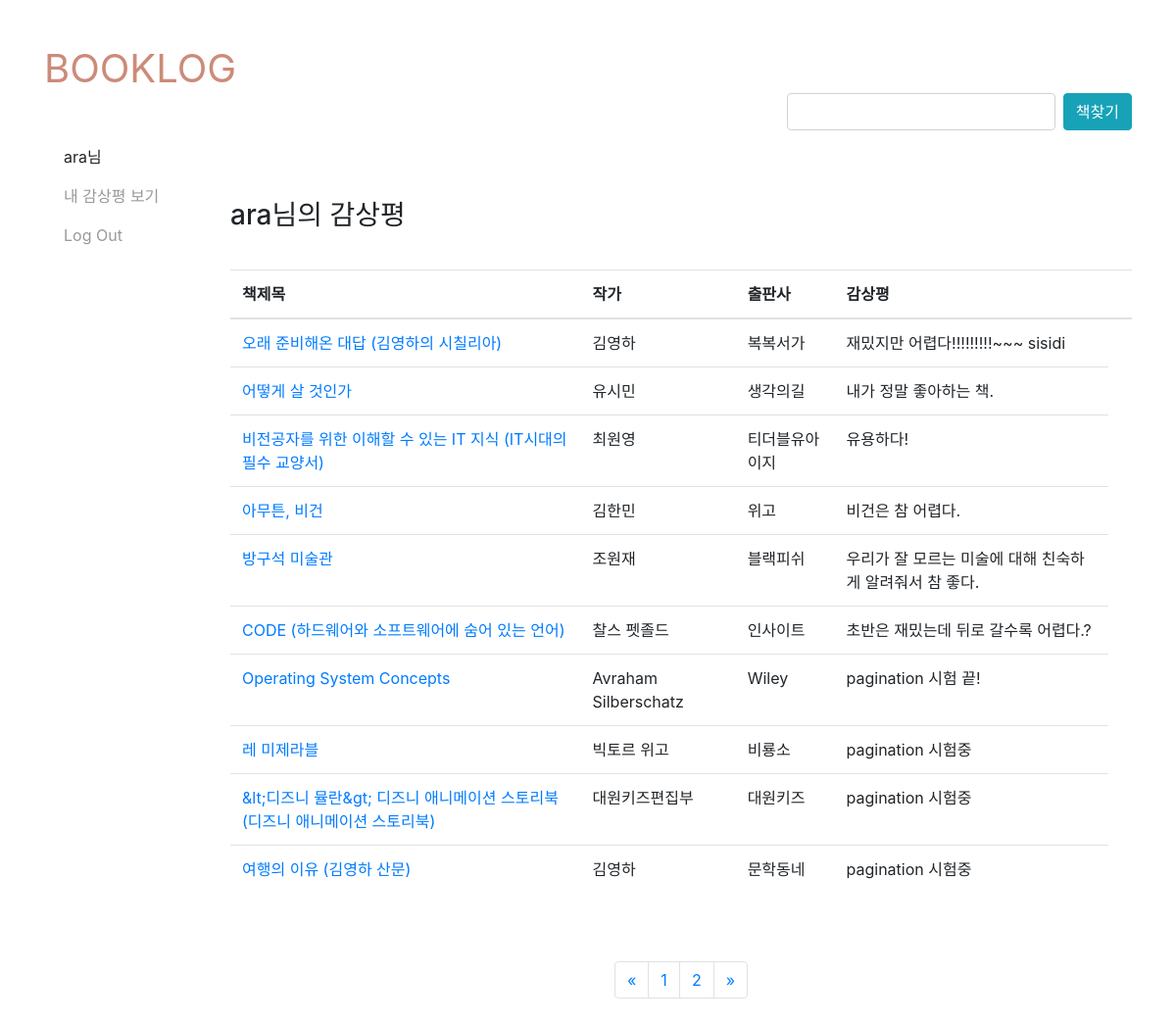
The page /post/ (signed in) on the database its author committed.
### account/models.py (models this page shows, shortened)
class User(AbstractBaseUser,PermissionsMixin):
    objects=UserManager()
    email=models.EmailField(max_length=255, unique=True,)
    username = models.CharField(max_length=20, null=False, unique=True)
    is_active = models.BooleanField(default=False)
    is_staff = models.BooleanField(default=False)
    USERNAME_FIELD = 'username'
    REQUIRED_FIELDS = ['email']

### post/models.py (models this page shows, shortened)
class Post(models.Model):
    user=models.ForeignKey(User, related_name='posts', on_delete=models.CASCADE)
    title=models.CharField(max_length=255)
    author=models.CharField(max_length=255)
    publisher=models.CharField(max_length=255)
    pubdate=models.DateTimeField()
    review=models.TextField(max_length=255)

### post/views.py (the view)
# urls.py: path('', views.PostList.as_view(), name='all'),
class PostList(generic.ListView):
    model = models.Post
    select_related=('user', )
    paginate_by=10
    queryset=Post.objects.all()

### post/templates/post/post_list.html
{% extends 'booklog/index.html' %}
{% block content %}
  <h3 class="listtitle">{{ user.username }}님의 감상평</h3>
  <table class="table">
    <thead>
      <tr>
        <th scope="col">책제목</th>
        <th scope="col">작가</th>
        <th scope="col">출판사</th>
        <th scope="col">감상평<th>
      </tr>
    </thead>
    <tbody>
      {% for post in post_list %}
      <tr>
        <td><a href="{% url 'post:detail' username=post.user.username pk=post.pk %}" data-pk="{{ post.pk }}" data-title="{{ post.title }}" data-author="{{ post.author }}" data-publisher="{{ post.publisher }}" data-pubdate="{{ post.pubdate|date:'Y-m-d' }}" data-review="{{ post.review }}" data-id="{{ post.pk }}" class="postdetail" href="#postdetail">{{ post.title }}</td>
        <td>{{ post.author }}</td>
        <td>{{ post.publisher}}</td>
        <td>{{ post.review|truncatechars:50 }}</td>
      </tr>
      {% endfor %}
    </tbody>
  </table>
  {% if is_paginated %}
  <nav aria-label="Page navigation example">
    <ul class="pagination">
      {% if page_obj.has_previous %}
        <li class="page-item">
          <a class="page-link" href="?page={{ page_obj.previous_page_number }}" aria-label="Previous">
            <span aria-hidden="true">&laquo;</span>
          </a>
        </li>
      {% else %}
      <li class="page-item">
      <a class="page-link" href="#" aria-label="Previous">
        <span aria-hidden="true">&laquo;</span>
      </a>
    </li>
      {% endif %}
      {% for i in paginator.page_range %}
        {% if page_obj.number == i %}
          <li class="page-item"><a class="page-link" href="?page={{ i }}">{{ i }}</a></li>
        {% else %}
          <li class="page-item"><a class="page-link" href="?page={{ i }}">{{ i }}</a></li>
        {% endif %}
      {% endfor %}
      {% if page_obj.has_next %}
        <li class="page-item"><a class="page-link" href="?page={{ page_obj.next_page_number }}">&raquo;</a></li>
      {% else %}
      <li class="page-item">
      <a class="page-link" href="#" aria-label="Next">
        <span aria-hidden="true">&raquo;</span>
      </a>
    </li>
      {% endif %}
    </ul>
{% endif %}
{% endblock %}

### templates/booklog/index.html (shortened to what this page needs)
<!DOCTYPE html>
{% load static %}
<html lang="en" dir="ltr">
<head>
  <link rel="stylesheet" type="text/css" href="{% static 'booklog/css/sidebar.css' %}">
  <link rel="stylesheet" type="text/css" href="{% static 'booklog/css/index.css' %}">
  <link rel="stylesheet" href="https://stackpath.bootstrapcdn.com/bootstrap/4.5.2/css/bootstrap.min.css">
</head>
<body>
<div class="container">
    <div class="headtitle">
      <a class="headtitle" href="{% url 'index' %}">BOOKLOG</a>
    </div>
    <div class="row">
      <div class="sidebar col-md-2 col-xs-6">
        <div class="well">
          <ul class="sidebar-nav">
            {% if user.is_authenticated %}
               <li>
                   <a readonly>{{ user.username }}님</a>
               </li>
               <li>
                   <a href="{% url 'post:all' %}">내 감상평 보기</a>
               </li>
               <li>
                   <a href="{% url 'account:logout' %}">Log Out</a></li>
            {% endif %}
         </ul>
       </div>
    </div>
   <div class= "main col-md-10 col-xs-6">
        <div class="well">
          <form action="{% url 'book:api_search' %}" method="GET" class="form-inline searchform">
            <input class="form-control mr-sm-2" type="text" name="q">
            <button class="btn btn-info my-2 my-sm-0" type="submit">책찾기</button>
          </form>
          {% block content %}
          {% endblock %}
        </div>
   </div>
   </div>
 </div>
</body>
</html>

### static/booklog/css/sidebar.css (style rules this page uses)
.sidebar-nav { top: 0; width: 150px; margin: 0; padding: 0; list-style: none; }
.sidebar-nav li { text-indent: 20px; line-height: 40px; }
.sidebar-nav li a { display: block; text-decoration: none; color: #999999; }

### static/booklog/css/index.css (style rules this page uses)
.headtitle { margin-top:40px; margin-bottom:40px; font-size:40px; color:#cc8b79; }
.searchform { justify-content:flex-end; padding-bottom:70px; margin-top:-45px; }
.pagination { justify-content: center; margin-top:70px; margin-bottom:100px; }
.listtitle { padding-bottom:30px; }

### rows shown on the page
User: username "ara"
Post: title "오래 준비해온 대답 (김영하의 시칠리아)", author "김영하", publisher "복복서가", review "재밌지만 어렵다!!!!!!!!!~~~ sisidi"
Post: title "어떻게 살 것인가", author "유시민", publisher "생각의길", review "내가 정말 좋아하는 책."
Post: title "비전공자를 위한 이해할 수 있는 IT 지식 (IT시대의 필수 교양서)", author "최원영", publisher "티더블유아이지", review "유용하다!"
Post: title "아무튼, 비건", author "김한민", publisher "위고", review "비건은 참 어렵다."
Post: title "방구석 미술관", author "조원재", publisher "블랙피쉬", review "우리가 잘 모르는 미술에 대해 친숙하게 알려줘서 참 좋다."
Post: title "CODE (하드웨어와 소프트웨어에 숨어 있는 언어)", author "찰스 펫졸드", publisher "인사이트", review "초반은 재밌는데 뒤로 갈수록 어렵다.?"
Post: title "Operating System Concepts", author "Avraham Silberschatz", publisher "Wiley", review "pagination 시험 끝!"
Post: title "레 미제라블", author "빅토르 위고", publisher "비룡소", review "pagination 시험중"
Post: title "&lt;디즈니 뮬란&gt; 디즈니 애니메이션 스토리북 (디즈니 애니메이션 스토리북)", author "대원키즈편집부", publisher "대원키즈", review "pagination 시험중"
Post: title "여행의 이유 (김영하 산문)", author "김영하", publisher "문학동네", review "pagination 시험중"

### other values the page prints
{{ i }} "1"
{{ i }} "2"
